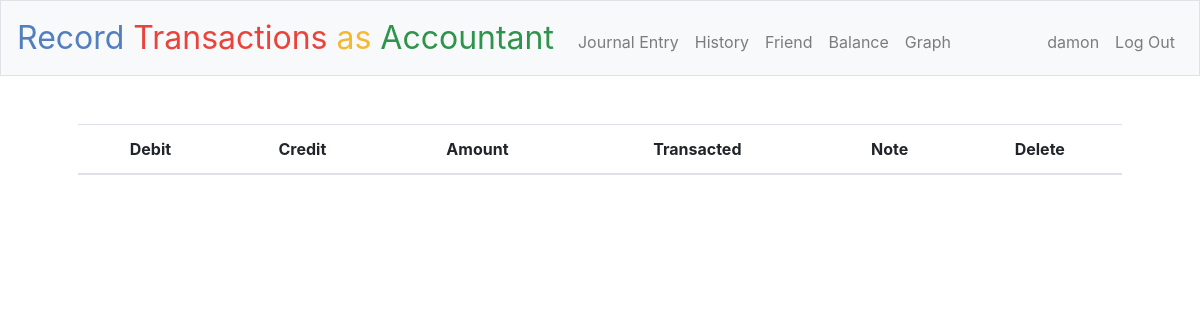
The app's page /history (signed in), older data.
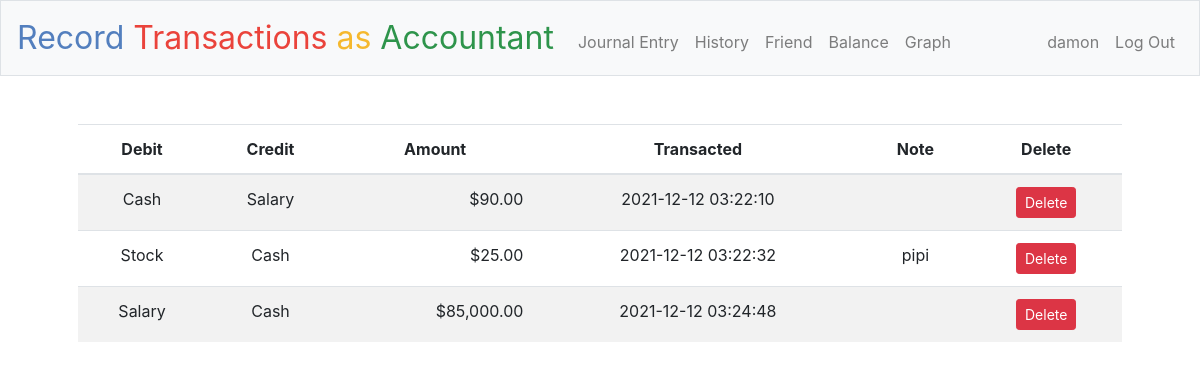
The same page, newer data.
### tables this page shows
CREATE TABLE transactions (
    id integer primary KEY,
    user_id integer not null,
    debit text not null,
    credit text not null,
    amount numeric default 0,
    transacted TIMESTAMP DEFAULT CURRENT_TIMESTAMP NOT NULL,
    share text default "",
    sharestatus text default "None",
    note text,
    FOREIGN KEY(user_id) REFERENCES users(id)
);

### application.py (the view)
@app.route("/history")
@login_required
def history():
    transactions = db.execute("""
        SELECT *
        FROM transactions
        WHERE user_id =:user_id
    """, user_id=session["user_id"])
    for i in range(len(transactions)):
        transactions[i]["amount"] = usd(transactions[i]["amount"])
    print("\n")
    print("------Now Running history() 成功查詢歷史交易分錄------")
    for transaction in transactions:
        print(transaction)
    return render_template("history.html", transactions=transactions)

### application.py (called while the page is built)
@app.after_request
def after_request(response):
    response.headers["Cache-Control"] = "no-cache, no-store, must-revalidate"
    response.headers["Expires"] = 0
    response.headers["Pragma"] = "no-cache"
    return response

### helpers.py (called while the page is built, shortened)
def login_required(f):
    @wraps(f)
    def decorated_function(*args, **kwargs):
        if session.get("user_id") is None:
            return redirect("/login")
        return f(*args, **kwargs)
    return decorated_function

def usd(value):
    return f"${value:,.2f}"

### templates/history.html (shortened to what this page needs)
{% extends "layout.html" %}
{% block main %}
<form action = "/deleteentry" method = "post">
    <table class="table table-striped">
        <thead>
            <tr>
                <th>Debit</th>
                <th>Credit</th>
                <th>Amount</th>
                <th>Transacted</th>
                <th>Note</th>
                <th>Delete</th>
             </tr>
        </thead>
        <tbody>
            {% for transaction in transactions %}
            <tr>
                <td>{{transaction["debit"]}}</td>
                <td>{{transaction["credit"]}}</td>
                <td id="amount">{{transaction["amount"]}}</td>
                <td>{{transaction["transacted"]}}</td>
                <td>{{transaction["note"]}}</td>
                <td>
                    <button name = "delete" value = "{{transaction["id"]}}" type="submit" class="btn btn-danger btn-sm">Delete</button>
                </td>
            </tr>
            {% endfor %}
        </tbody>
    </table>
</form>
{% endblock %}

Row changes from the older to the newer data that the page shows:
added transactions: {{ transaction["id"] }} 1 (drawn)
added transactions: {{ transaction["id"] }} 2 (drawn)
added transactions: {{ transaction["id"] }} 3 (drawn)
